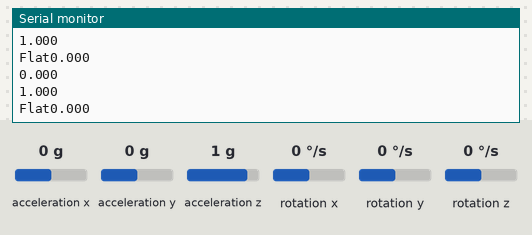
Simulated run of this sketch. Board: Arduino Uno, built with avr-gcc and run on an emulated ATmega328P. Shown: the last lines printed to the serial monitor. The test bench sets the inputs (shaded band); at power-on: acceleration x 0 g, acceleration y 0 g, acceleration z 1 g, rotation x 0 °/s, rotation y 0 °/s, rotation z 0 °/s.

Above: at 1.2 s.
1.3 s: acceleration x set to -1.4 g
At 1.36 s:
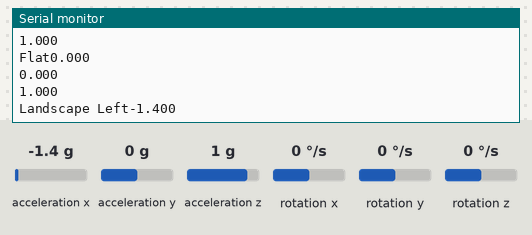
2.9 s: acceleration x set to 0.8 g
At 2.9 s:
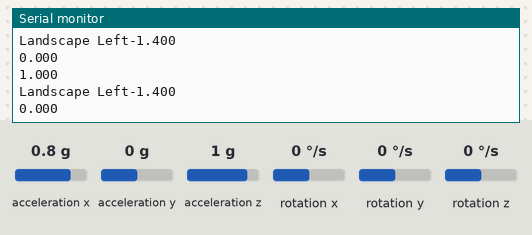
4.6 s: acceleration y set to -1.4 g
At 4.66 s:
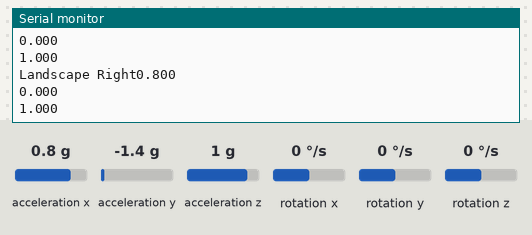
6.2 s: acceleration y set to 1.4 g
At 6.52 s:
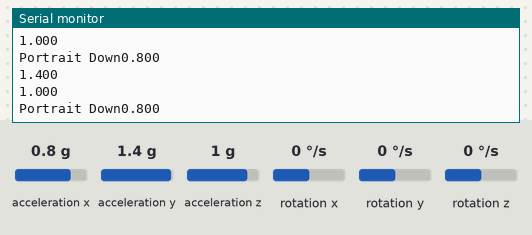
7.9 s: acceleration z set to -0.8 g
At 7.96 s:
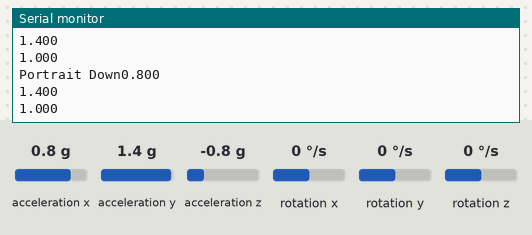
9.4 s: acceleration z set to 0 g
At 9.71 s:
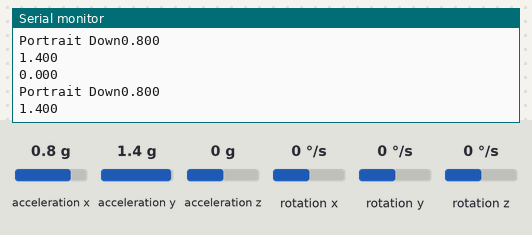
Timing chart, 0 to 12.4 s (numbered marks = the images above; inputs shaded):
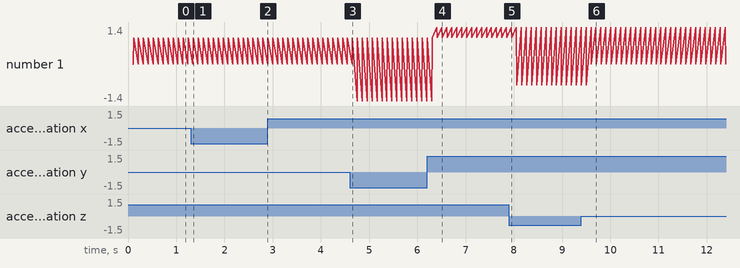

The sketch:

taptest_v2.ino
```cpp
// (licence header left out)
#include <Wire.h> // Must include Wire library for I2C
#include <SFE_MMA8452Q.h> // Includes the SFE_MMA8452Q library
//#include <Servo.h>
// Begin using the library by creating an instance of the MMA8452Q
//  class. We'll call it "accel". That's what we'll reference from
//  here on out.
MMA8452Q accel;

#define led 11

// The setup function simply starts serial and initializes the
//  accelerometer.
void setup()
{
  Serial.begin(9600);
  Serial.println("MMA8452Q Test Code!");

  //pinMode(led,OUTPUT);

  // Choose your adventure! There are a few options when it comes
  // to initializing the MMA8452Q:
  //  1. Default init. This will set the accelerometer up
  //     with a full-scale range of +/-2g, and an output data rate
  //     of 800 Hz (fastest).
  accel.init();
  //  2. Initialize with FULL-SCALE setting. You can set the scale
  //     using either SCALE_2G, SCALE_4G, or SCALE_8G as the value.
  //     That'll set the scale to +/-2g, 4g, or 8g respectively.
  //accel.init(SCALE_4G); // Uncomment this out if you'd like
  //  3. Initialize with FULL-SCALE and DATA RATE setting. If you
  //     want control over how fast your accelerometer produces
  //     data use one of the following options in the second param:
  //     ODR_800, ODR_400, ODR_200, ODR_100, ODR_50, ODR_12,
  //     ODR_6, or ODR_1.
  //     Sets to 800, 400, 200, 100, 50, 12.5, 6.25, or 1.56 Hz.
  //accel.init(SCALE_8G, ODR_6);
}

// The loop function will simply check for new data from the
//  accelerometer and print it out if it's available.
void loop()
{
  // Use the accel.available() function to wait for new data
  //  from the accelerometer.
  if (accel.available())
  {
    // First, use accel.read() to read the new variables:
    accel.read();
    delay(100);
    // accel.read() will update two sets of variables.
    // * int's x, y, and z will store the signed 12-bit values
    //   read out of the accelerometer.
    // * floats cx, cy, and cz will store the calculated
    //   acceleration from those 12-bit values. These variables
    //   are in units of g's.
    // Check the two function declarations below for an example
    // of how to use these variables.
    printCalculatedAccels();
    //printAccels(); // Uncomment to print digital readings

    // The library also supports the portrait/landscape detection
    //  of the MMA8452Q. Check out this function declaration for
    //  an example of how to use that.
    printOrientation();

    if(accel.readTap()!=0)
    {

    }


  }
}

// The function demonstrates how to use the accel.x, accel.y and
//  accel.z variables.
// Before using these variables you must call the accel.read()
//  function!
void printAccels()
{
  Serial.print(accel.x, 3);
  Serial.print("\n");
  Serial.print(accel.y, 3);
  Serial.print("\n");
  Serial.print(accel.z, 3);
  Serial.print("\n");
}

// This function demonstrates how to use the accel.cx, accel.cy,
//  and accel.cz variables.
// Before using these variables you must call the accel.read()
//  function!
void printCalculatedAccels()
{
  Serial.print(accel.cx, 3);
  Serial.print("\n");
  Serial.print(accel.cy, 3);
  Serial.print("\n");
  Serial.print(accel.cz, 3);
  Serial.print("\n");
}

// This function demonstrates how to use the accel.readPL()
// function, which reads the portrait/landscape status of the
// sensor.
void printOrientation()
{
  // accel.readPL() will return a byte containing information
  // about the orientation of the sensor. It will be either
  // PORTRAIT_U, PORTRAIT_D, LANDSCAPE_R, LANDSCAPE_L, or
  // LOCKOUT.
  byte pl = accel.readPL();
  switch (pl)
  {
  case PORTRAIT_U:
    Serial.print("Portrait Up");
    break;
  case PORTRAIT_D:
    Serial.print("Portrait Down");
    break;
  case LANDSCAPE_R:
    Serial.print("Landscape Right");
   // digitalWrite(led,HIGH);
    break;
  case LANDSCAPE_L:
    Serial.print("Landscape Left");
    break;
  case LOCKOUT:
    Serial.print("Flat");
   // digitalWrite(led,LOW);
    break;
  }
}
```

Measured:
- after the input at 1.3 s, the serial monitor: prints a new line after 0.06 s (image 1)
- after the input at 6.2 s, the serial monitor: prints a new line after 0.11 s (image 4)
- after the input at 9.4 s, the serial monitor: prints a new line after 0.21 s (image 6)
- plotted number 1: 1.4 → 0 after the input at 9.4 s
